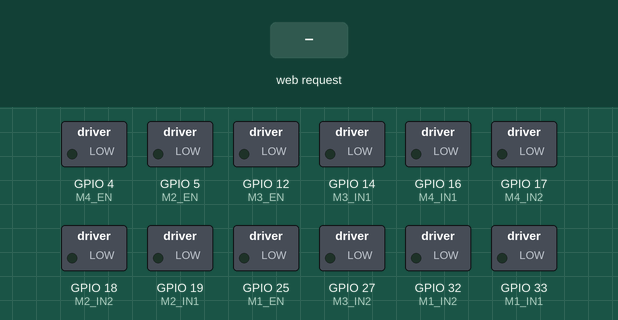
This sketch was run on a simulated ESP32. Shown: switched loads named in the sketch (green lamp = pin HIGH). The test bench sets the inputs (shaded band). WiFi joins after 1.5 s; servers stay silent unless stated; what the sketch prints to the serial monitor is not drawn.

Above: at 2.7 s.
2.8 s: HTTP request GET /F received
At 4.0 s:
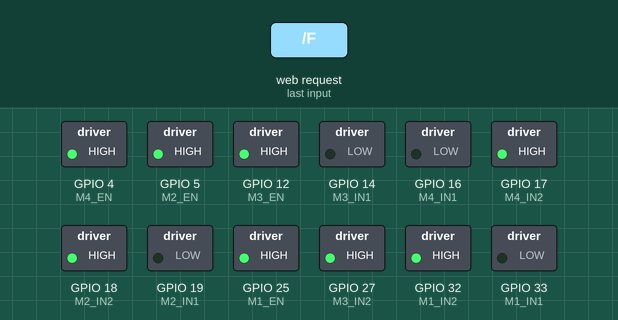
4.3 s: HTTP request GET /B received
At 5.2 s:
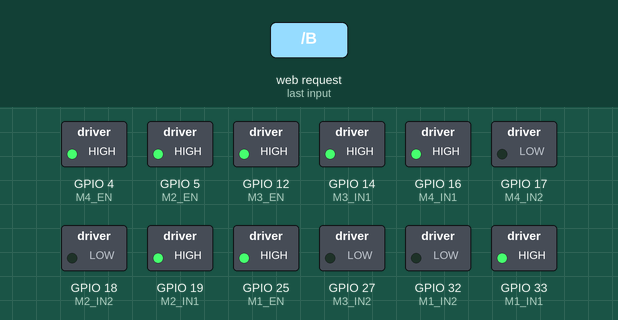
5.8 s: HTTP request GET /S received
At 6.3 s:
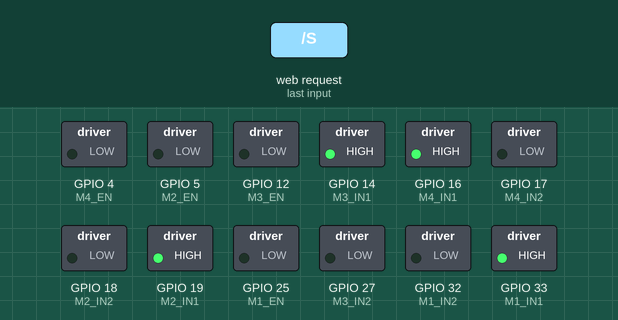
7.3 s: HTTP request GET /L received
At 8.5 s:
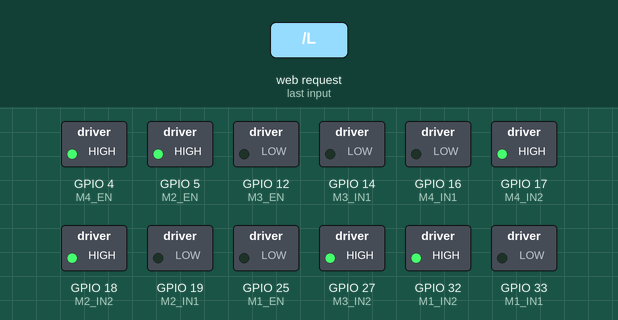
8.8 s: HTTP request GET /R received
At 9.7 s:
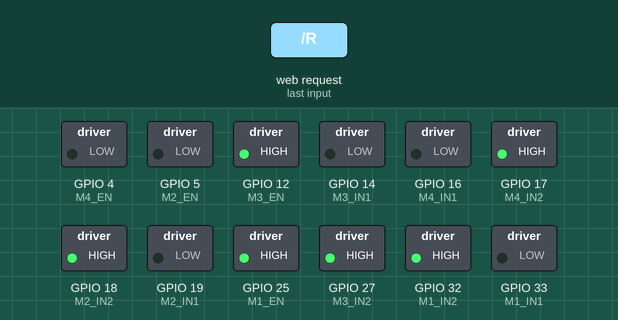
10.3 s: HTTP request GET /C received
At 10.9 s:
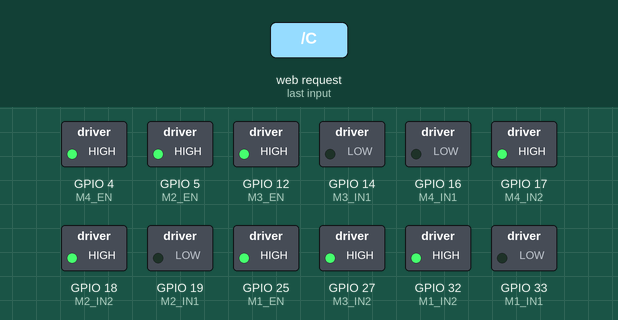
Timing chart, 0 to 12.8 s (numbered marks = the images above; inputs shaded):
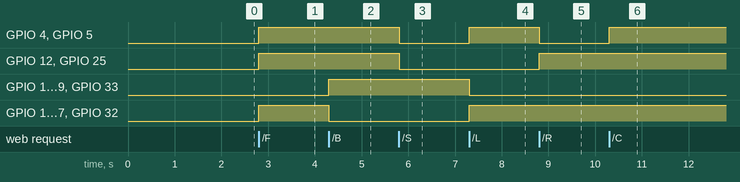

The sketch:

RcCar.ino
```cpp
#include <WiFi.h>
#include <WebServer.h>

const char* ssid = "Samsung M12";
const char* password = "esp32rccar";

// Set listening port 80
WebServer server(80);

// Motor control pins
#define M1_IN1 33
#define M1_IN2 32
#define M1_EN 25

#define M2_IN1 19
#define M2_IN2 18
#define M2_EN 5

#define M3_IN1 14
#define M3_IN2 27
#define M3_EN 12

#define M4_IN1 16
#define M4_IN2 17
#define M4_EN 4


void moveForward() {
  // Setting all motor to move forward
  digitalWrite(M1_IN1, LOW);
  digitalWrite(M1_IN2, HIGH);
  analogWrite(M1_EN, 255);

  digitalWrite(M2_IN1, LOW);
  digitalWrite(M2_IN2, HIGH);
  analogWrite(M2_EN, 255);

  digitalWrite(M3_IN1, LOW);
  digitalWrite(M3_IN2, HIGH);
  analogWrite(M3_EN, 255);

  digitalWrite(M4_IN1, LOW);
  digitalWrite(M4_IN2, HIGH);
  analogWrite(M4_EN, 255);

  String html = "<!DOCTYPE html><html lang='en' style='height: 100vh'>";
  html += "<head><meta charset='UTF-8' /><meta name='viewport' content='width=device-width, initial-scale=1.0' />";
  html += "<title>ESP32 Car Control</title><style>";
  html += "body { background-color: black; height: 100%; padding: 0; margin: 0; }";
  html += ".container { height: 100%; display: flex; flex-direction: column; justify-content: space-between; gap: 4px; padding: 2px; }";
  html += ".btn { color: white; background-color: #3551e0; width: 200px; height: 100px; font-size: 30px; padding: 10px; border: none; cursor: pointer; }";
  html += ".stop-btn { background-color: red; width: 80px; height: 80px; font-size: larger; }";
  html += ".row { display: flex; justify-content: center; }";
  html += ".row-between { display: flex; justify-content: space-between; align-items: center; }";
  html += "</style></head><body>";
  html += "<div class='container'>";
  html += "<div class='row'><button class='btn' onclick=\"location.href='/F'\">Forward</button></div>";
  html += "<div class='row-between'>";
  html += "<button class='btn' onclick=\"location.href='/L'\">Left</button>";
  html += "<button class='btn stop-btn' onclick=\"location.href='/S'\">Stop</button>";
  html += "<button class='btn' onclick=\"location.href='/R'\">Right</button>";
  html += "</div>";
  html += "<div class='row'><button class='btn' onclick=\"location.href='/B'\">Backward</button></div>";
  html += "</div></body></html>";

  server.send(200, "text/html", html);
}

void moveBackward() {
  digitalWrite(M1_IN1, HIGH);
  digitalWrite(M1_IN2, LOW);
  analogWrite(M1_EN, 255);

  digitalWrite(M2_IN1, HIGH);
  digitalWrite(M2_IN2, LOW);
  analogWrite(M2_EN, 255);

  digitalWrite(M3_IN1, HIGH);
  digitalWrite(M3_IN2, LOW);
  analogWrite(M3_EN, 255);

  digitalWrite(M4_IN1, HIGH);
  digitalWrite(M4_IN2, LOW);
  analogWrite(M4_EN, 255);


  String html = "<!DOCTYPE html><html lang='en' style='height: 100vh'>";
  html += "<head><meta charset='UTF-8' /><meta name='viewport' content='width=device-width, initial-scale=1.0' />";
  html += "<title>ESP32 Car Control</title><style>";
  html += "body { background-color: black; height: 100%; padding: 0; margin: 0; }";
  html += ".container { height: 100%; display: flex; flex-direction: column; justify-content: space-between; gap: 4px; padding: 2px; }";
  html += ".btn { color: white; background-color: #3551e0; width: 200px; height: 100px; font-size: 30px; padding: 10px; border: none; cursor: pointer; }";
  html += ".stop-btn { background-color: red; width: 80px; height: 80px; font-size: larger; }";
  html += ".row { display: flex; justify-content: center; }";
  html += ".row-between { display: flex; justify-content: space-between; align-items: center; }";
  html += "</style></head><body>";
  html += "<div class='container'>";
  html += "<div class='row'><button class='btn' onclick=\"location.href='/F'\">Forward</button></div>";
  html += "<div class='row-between'>";
  html += "<button class='btn' onclick=\"location.href='/L'\">Left</button>";
  html += "<button class='btn stop-btn' onclick=\"location.href='/S'\">Stop</button>";
  html += "<button class='btn' onclick=\"location.href='/R'\">Right</button>";
  html += "</div>";
  html += "<div class='row'><button class='btn' onclick=\"location.href='/B'\">Backward</button></div>";
  html += "</div></body></html>";

  server.send(200, "text/html", html);
}

void stopMotors() {
  analogWrite(M1_EN, 0);
  analogWrite(M2_EN, 0);
  analogWrite(M3_EN, 0);
  analogWrite(M4_EN, 0);


  String html = "<!DOCTYPE html><html lang='en' style='height: 100vh'>";
  html += "<head><meta charset='UTF-8' /><meta name='viewport' content='width=device-width, initial-scale=1.0' />";
  html += "<title>ESP32 Car Control</title><style>";
  html += "body { background-color: black; height: 100%; padding: 0; margin: 0; }";
  html += ".container { height: 100%; display: flex; flex-direction: column; justify-content: space-between; gap: 4px; padding: 2px; }";
  html += ".btn { color: white; background-color: #3551e0; width: 200px; height: 100px; font-size: 30px; padding: 10px; border: none; cursor: pointer; }";
  html += ".stop-btn { background-color: red; width: 80px; height: 80px; font-size: larger; }";
  html += ".row { display: flex; justify-content: center; }";
  html += ".row-between { display: flex; justify-content: space-between; align-items: center; }";
  html += "</style></head><body>";
  html += "<div class='container'>";
  html += "<div class='row'><button class='btn' onclick=\"location.href='/F'\">Forward</button></div>";
  html += "<div class='row-between'>";
  html += "<button class='btn' onclick=\"location.href='/L'\">Left</button>";
  html += "<button class='btn stop-btn' onclick=\"location.href='/S'\">Stop</button>";
  html += "<button class='btn' onclick=\"location.href='/R'\">Right</button>";
  html += "</div>";
  html += "<div class='row'><button class='btn' onclick=\"location.href='/B'\">Backward</button></div>";
  html += "</div></body></html>";


  server.send(200, "text/html", html);
}

void moveLeft() {
  digitalWrite(M1_IN1, LOW);
  digitalWrite(M1_IN2, HIGH);
  analogWrite(M1_EN, 0);

  digitalWrite(M2_IN1, LOW);
  digitalWrite(M2_IN2, HIGH);
  analogWrite(M2_EN, 255);

  digitalWrite(M3_IN1, LOW);
  digitalWrite(M3_IN2, HIGH);
  analogWrite(M3_EN, 0);

  digitalWrite(M4_IN1, LOW);
  digitalWrite(M4_IN2, HIGH);
  analogWrite(M4_EN, 255);


  String html = "<!DOCTYPE html><html lang='en' style='height: 100vh'>";
  html += "<head><meta charset='UTF-8' /><meta name='viewport' content='width=device-width, initial-scale=1.0' />";
  html += "<title>ESP32 Car Control</title><style>";
  html += "body { background-color: black; height: 100%; padding: 0; margin: 0; }";
  html += ".container { height: 100%; display: flex; flex-direction: column; justify-content: space-between; gap: 4px; padding: 2px; }";
  html += ".btn { color: white; background-color: #3551e0; width: 200px; height: 100px; font-size: 30px; padding: 10px; border: none; cursor: pointer; }";
  html += ".stop-btn { background-color: red; width: 80px; height: 80px; font-size: larger; }";
  html += ".row { display: flex; justify-content: center; }";
  html += ".row-between { display: flex; justify-content: space-between; align-items: center; }";
  html += "</style></head><body>";
  html += "<div class='container'>";
  html += "<div class='row'><button class='btn' onclick=\"location.href='/F'\">Forward</button></div>";
  html += "<div class='row-between'>";
  html += "<button class='btn' onclick=\"location.href='/L'\">Left</button>";
  html += "<button class='btn stop-btn' onclick=\"location.href='/S'\">Stop</button>";
  html += "<button class='btn' onclick=\"location.href='/R'\">Right</button>";
  html += "</div>";
  html += "<div class='row'><button class='btn' onclick=\"location.href='/B'\">Backward</button></div>";
  html += "</div></body></html>";


  server.send(200, "text/html", html);
}

void moveRight() {
  digitalWrite(M1_IN1, LOW);
  digitalWrite(M1_IN2, HIGH);
  analogWrite(M1_EN, 255);

  digitalWrite(M2_IN1, LOW);
  digitalWrite(M2_IN2, HIGH);
  analogWrite(M2_EN, 0);

  digitalWrite(M3_IN1, LOW);
  digitalWrite(M3_IN2, HIGH);
  analogWrite(M3_EN, 255);

  digitalWrite(M4_IN1, LOW);
  digitalWrite(M4_IN2, HIGH);
  analogWrite(M4_EN, 0);


  String html = "<!DOCTYPE html><html lang='en' style='height: 100vh'>";
  html += "<head><meta charset='UTF-8' /><meta name='viewport' content='width=device-width, initial-scale=1.0' />";
  html += "<title>ESP32 Car Control</title><style>";
  html += "body { background-color: black; height: 100%; padding: 0; margin: 0; }";
  html += ".container { height: 100%; display: flex; flex-direction: column; justify-content: space-between; gap: 4px; padding: 2px; }";
  html += ".btn { color: white; background-color: #3551e0; width: 200px; height: 100px; font-size: 30px; padding: 10px; border: none; cursor: pointer; }";
  html += ".stop-btn { background-color: red; width: 80px; height: 80px; font-size: larger; }";
  html += ".row { display: flex; justify-content: center; }";
  html += ".row-between { display: flex; justify-content: space-between; align-items: center; }";
  html += "</style></head><body>";
  html += "<div class='container'>";
  html += "<div class='row'><button class='btn' onclick=\"location.href='/F'\">Forward</button></div>";
  html += "<div class='row-between'>";
  html += "<button class='btn' onclick=\"location.href='/L'\">Left</button>";
  html += "<button class='btn stop-btn' onclick=\"location.href='/S'\">Stop</button>";
  html += "<button class='btn' onclick=\"location.href='/R'\">Right</button>";
  html += "</div>";
  html += "<div class='row'><button class='btn' onclick=\"location.href='/B'\">Backward</button></div>";
  html += "</div></body></html>";


  server.send(200, "text/html", html);
}

void moveCenter() {
  analogWrite(M1_EN, 255);
  analogWrite(M2_EN, 255);
  analogWrite(M3_EN, 255);
  analogWrite(M4_EN, 255);


  String html = "<!DOCTYPE html><html lang='en' style='height: 100vh'>";
  html += "<head><meta charset='UTF-8' /><meta name='viewport' content='width=device-width, initial-scale=1.0' />";
  html += "<title>ESP32 Car Control</title><style>";
  html += "body { background-color: black; height: 100%; padding: 0; margin: 0; }";
  html += ".container { height: 100%; display: flex; flex-direction: column; justify-content: space-between; gap: 4px; padding: 2px; }";
  html += ".btn { color: white; background-color: #3551e0; width: 200px; height: 100px; font-size: 30px; padding: 10px; border: none; cursor: pointer; }";
  html += ".stop-btn { background-color: red; width: 80px; height: 80px; font-size: larger; }";
  html += ".row { display: flex; justify-content: center; }";
  html += ".row-between { display: flex; justify-content: space-between; align-items: center; }";
  html += "</style></head><body>";
  html += "<div class='container'>";
  html += "<div class='row'><button class='btn' onclick=\"location.href='/F'\">Forward</button></div>";
  html += "<div class='row-between'>";
  html += "<button class='btn' onclick=\"location.href='/L'\">Left</button>";
  html += "<button class='btn stop-btn' onclick=\"location.href='/S'\">Stop</button>";
  html += "<button class='btn' onclick=\"location.href='/R'\">Right</button>";
  html += "</div>";
  html += "<div class='row'><button class='btn' onclick=\"location.href='/B'\">Backward</button></div>";
  html += "</div></body></html>";


  server.send(200, "text/html", html);
}

void setup() {
  Serial.begin(115200);

  WiFi.begin(ssid, password);

  while (WiFi.status() != WL_CONNECTED) {
      delay(500);
      Serial.print(".");
  }

  Serial.println("\nWiFi connected.");
  Serial.println(WiFi.localIP()); // Print ESP32 IP Address

  server.on("/", handleRoot);
  server.on("/F", moveForward);
  server.on("/B", moveBackward);
  server.on("/S", stopMotors);
  server.on("/L", moveLeft);
  server.on("/R", moveRight);
  server.on("/C", moveCenter);

  pinMode(M1_IN1, OUTPUT);
  pinMode(M1_IN2, OUTPUT);
  pinMode(M1_EN, OUTPUT);

  pinMode(M2_IN1, OUTPUT);
  pinMode(M2_IN2, OUTPUT);
  pinMode(M2_EN, OUTPUT);

  pinMode(M3_IN1, OUTPUT);
  pinMode(M3_IN2, OUTPUT);
  pinMode(M3_EN, OUTPUT);

  pinMode(M4_IN1, OUTPUT);
  pinMode(M4_IN2, OUTPUT);
  pinMode(M4_EN, OUTPUT);

  server.begin();
}

void handleRoot() {

  String html = "<!DOCTYPE html><html lang='en' style='height: 100vh'>";
  html += "<head><meta charset='UTF-8' /><meta name='viewport' content='width=device-width, initial-scale=1.0' />";
  html += "<title>ESP32 Car Control</title><style>";
  html += "body { background-color: black; height: 100%; padding: 0; margin: 0; }";
  html += ".container { height: 100%; display: flex; flex-direction: column; justify-content: space-between; gap: 4px; padding: 2px; }";
  html += ".btn { color: white; background-color: #3551e0; width: 200px; height: 100px; font-size: 30px; padding: 10px; border: none; cursor: pointer; }";
  html += ".stop-btn { background-color: red; width: 80px; height: 80px; font-size: larger; }";
  html += ".row { display: flex; justify-content: center; }";
  html += ".row-between { display: flex; justify-content: space-between; align-items: center; }";
  html += "</style></head><body>";
  html += "<div class='container'>";
  html += "<div class='row'><button class='btn' onclick=\"location.href='/F'\">Forward</button></div>";
  html += "<div class='row-between'>";
  html += "<button class='btn' onclick=\"location.href='/L'\">Left</button>";
  html += "<button class='btn stop-btn' onclick=\"location.href='/S'\">Stop</button>";
  html += "<button class='btn' onclick=\"location.href='/R'\">Right</button>";
  html += "</div>";
  html += "<div class='row'><button class='btn' onclick=\"location.href='/B'\">Backward</button></div>";
  html += "</div></body></html>";


  server.send(200, "text/html", html);
}

void loop() {
  server.handleClient();
}
```

Measured:
- after the input at 2.8 s, GPIO 4 (M4_EN), GPIO 5 (M2_EN), GPIO 12 (M3_EN), GPIO 17 (M4_IN2), GPIO 18 (M2_IN2), GPIO 25 (M1_EN), GPIO 27 (M3_IN2), GPIO 32 (M1_IN2): LOW → HIGH at once
- after the input at 4.3 s, GPIO 14 (M3_IN1), GPIO 16 (M4_IN1), GPIO 19 (M2_IN1), GPIO 33 (M1_IN1): LOW → HIGH at once; GPIO 17 (M4_IN2), GPIO 18 (M2_IN2), GPIO 27 (M3_IN2), GPIO 32 (M1_IN2): HIGH → LOW at once
- after the input at 5.8 s, GPIO 4 (M4_EN), GPIO 5 (M2_EN), GPIO 12 (M3_EN), GPIO 25 (M1_EN): HIGH → LOW at once
- after the input at 7.3 s, GPIO 4 (M4_EN), GPIO 5 (M2_EN), GPIO 17 (M4_IN2), GPIO 18 (M2_IN2), GPIO 27 (M3_IN2), GPIO 32 (M1_IN2): LOW → HIGH at once; GPIO 14 (M3_IN1), GPIO 16 (M4_IN1), GPIO 19 (M2_IN1), GPIO 33 (M1_IN1): HIGH → LOW at once
- after the input at 8.8 s, GPIO 4 (M4_EN), GPIO 5 (M2_EN): HIGH → LOW at once; GPIO 12 (M3_EN), GPIO 25 (M1_EN): LOW → HIGH at once
- after the input at 10.3 s, GPIO 4 (M4_EN), GPIO 5 (M2_EN): LOW → HIGH at once
